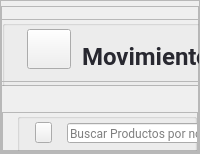
            <widget class="QWidget" name="page_movimientos">
             <layout class="QHBoxLayout" name="horizontalLayout_4">
              <property name="spacing">
               <number>0</number>
              </property>
              <property name="leftMargin">
               <number>0</number>
              </property>
              <property name="topMargin">
               <number>0</number>
              </property>
              <property name="rightMargin">
               <number>0</number>
              </property>
              <property name="bottomMargin">
               <number>0</number>
              </property>
              <item>
               <widget class="QFrame" name="container_mov_2">
                <property name="frameShape">
                 <enum>QFrame::StyledPanel</enum>
                </property>
                <property name="frameShadow">
                 <enum>QFrame::Raised</enum>
                </property>
                <layout class="QVBoxLayout" name="verticalLayout_27" stretch="0,0,0">
                 <property name="spacing">
                  <number>0</number>
                 </property>
                 <property name="leftMargin">
                  <number>0</number>
                 </property>
                 <property name="topMargin">
                  <number>0</number>
                 </property>
                 <property name="rightMargin">
                  <number>0</number>
                 </property>
                 <property name="bottomMargin">
                  <number>0</number>
                 </property>
                 <item>
                  <widget class="QFrame" name="top_frame_mov_2">
                   <property name="minimumSize">
                    <size>
                     <width>1</width>
                     <height>80</height>
                    </size>
                   </property>
                   <property name="maximumSize">
                    <size>
                     <width>387</width>
                     <height>70</height>
                    </size>
                   </property>
                   <property name="frameShape">
                    <enum>QFrame::StyledPanel</enum>
                   </property>
                   <property name="frameShadow">
                    <enum>QFrame::Raised</enum>
                   </property>
                   <widget class="QFrame" name="frame_12">
                    <property name="geometry">
                     <rect>
                      <x>0</x>
                      <y>13</y>
                      <width>431</width>
                      <height>70</height>
                     </rect>
                    </property>
                    <property name="minimumSize">
                     <size>
                      <width>354</width>
                      <height>70</height>
                     </size>
                    </property>
                    <property name="maximumSize">
                     <size>
                      <width>16777215</width>
                      <height>50</height>
                     </size>
                    </property>
                    <property name="frameShape">
                     <enum>QFrame::StyledPanel</enum>
                    </property>
                    <property name="frameShadow">
                     <enum>QFrame::Raised</enum>
                    </property>
                    <layout class="QVBoxLayout" name="verticalLayout_29">
                     <property name="spacing">
                      <number>0</number>
                     </property>
                     <property name="leftMargin">
                      <number>0</number>
                     </property>
                     <property name="topMargin">
                      <number>0</number>
                     </property>
                     <property name="rightMargin">
                      <number>0</number>
                     </property>
                     <property name="bottomMargin">
                      <number>0</number>
                     </property>
                     <item>
                      <widget class="QGroupBox" name="groupBox_8">
                       <property name="minimumSize">
                        <size>
                         <width>384</width>
                         <height>0</height>
                        </size>
                       </property>
                       <property name="title">
                        <string/>
                       </property>
                       <widget class="QLabel" name="label_27">
                        <property name="geometry">
                         <rect>
                          <x>80</x>
                          <y>10</y>
                          <width>152</width>
                          <height>52</height>
                         </rect>
                        </property>
                        <property name="minimumSize">
                         <size>
                          <width>152</width>
                          <height>0</height>
                         </size>
                        </property>
                        <property name="maximumSize">
                         <size>
                          <width>120</width>
                          <height>16777215</height>
                         </size>
                        </property>
                        <property name="font">
                         <font>
                          <family>Roboto</family>
                          <pointsize>18</pointsize>
                          <weight>75</weight>
                          <bold>true</bold>
                         </font>
                        </property>
                        <property name="styleSheet">
                         <string notr="true">color: #282830 ;
</string>
                        </property>
                        <property name="text">
                         <string>Movimientos</string>
                        </property>
                        <property name="alignment">
                         <set>Qt::AlignLeading|Qt::AlignLeft|Qt::AlignVCenter</set>
                        </property>
                       </widget>
                       <widget class="QPushButton" name="pushButton_16">
                        <property name="geometry">
                         <rect>
                          <x>20</x>
                          <y>9</y>
                          <width>49</width>
                          <height>40</height>
                         </rect>
                        </property>
                        <property name="maximumSize">
                         <size>
                          <width>60</width>
                          <height>60</height>
                         </size>
                        </property>
                        <property name="styleSheet">
                         <string notr="true">margin-left:5px</string>
                        </property>
                        <property name="text">
                         <string/>
                        </property>
                        <property name="icon">
                         <iconset resource="img/img_oficiales.qrc">
                          <normaloff>:/img/trading.png</normaloff>:/img/trading.png</iconset>
                        </property>
                        <property name="iconSize">
                         <size>
                          <width>40</width>
                          <height>40</height>
                         </size>
                        </property>
                       </widget>
                       <widget class="QPushButton" name="btn_movimiento">
                        <property name="geometry">
                         <rect>
                          <x>230</x>
                          <y>23</y>
                          <width>35</width>
                          <height>26</height>
                         </rect>
                        </property>
                        <property name="minimumSize">
                         <size>
                          <width>0</width>
                          <height>26</height>
                         </size>
                        </property>
                        <property name="maximumSize">
                         <size>
                          <width>39</width>
                          <height>16777215</height>
                         </size>
                        </property>
                        <property name="font">
                         <font>
                          <family>Roboto</family>
                          <pointsize>9</pointsize>
                          <weight>75</weight>
                          <bold>true</bold>
                         </font>
                        </property>
                        <property name="cursor">
                         <cursorShape>PointingHandCursor</cursorShape>
                        </property>
                        <property name="styleSheet">
                         <string notr="true">QPushButton{
background-color: rgb(71, 71, 103);
color:#fff;
border-radius: 5px;
}

QPushButton:hover{
background-color: rgba(71, 71, 103,180);

}</string>
                        </property>
                        <property name="text">
                         <string/>
                        </property>
                        <property name="icon">
                         <iconset resource="img/img_oficiales.qrc">
                          <normaloff>:/img/plus.png</normaloff>:/img/plus.png</iconset>
                        </property>
                        <property name="iconSize">
                         <size>
                          <width>13</width>
                          <height>13</height>
                         </size>
                        </property>
                       </widget>
                      </widget>
                     </item>
                    </layout>
                   </widget>
                  </widget>
                 </item>
                 <item>
                  <widget class="QFrame" name="mid_mov_2">
                   <property name="maximumSize">
                    <size>
                     <width>16777215</width>
                     <height>70</height>
                    </size>
                   </property>
                   <property name="frameShape">
                    <enum>QFrame::StyledPanel</enum>
                   </property>
                   <property name="frameShadow">
                    <enum>QFrame::Raised</enum>
                   </property>
                   <layout class="QVBoxLayout" name="verticalLayout_30">
                    <property name="spacing">
                     <number>0</number>
                    </property>
                    <property name="leftMargin">
                     <number>0</number>
                    </property>
                    <property name="topMargin">
                     <number>30</number>
                    </property>
                    <property name="rightMargin">
                     <number>0</number>
                    </property>
                    <property name="bottomMargin">
                     <number>0</number>
                    </property>
                    <item alignment="Qt::AlignBottom">
                     <widget class="QFrame" name="frame_21">
                      <property name="minimumSize">
                       <size>
                        <width>0</width>
                        <height>50</height>
                       </size>
                      </property>
                      <property name="maximumSize">
                       <size>
                        <width>16777215</width>
                        <height>50</height>
                       </size>
                      </property>
                      <property name="frameShape">
                       <enum>QFrame::StyledPanel</enum>
                      </property>
                      <property name="frameShadow">
                       <enum>QFrame::Raised</enum>
                      </property>
                      <layout class="QVBoxLayout" name="verticalLayout_31">
                       <property name="spacing">
                        <number>0</number>
                       </property>
                       <property name="leftMargin">
                        <number>0</number>
                       </property>
                       <property name="topMargin">
                        <number>0</number>
                       </property>
                       <property name="rightMargin">
                        <number>0</number>
                       </property>
                       <property name="bottomMargin">
                        <number>0</number>
                       </property>
                       <item>
                        <widget class="QGroupBox" name="groupBox_9">
                         <property name="minimumSize">
                          <size>
                           <width>0</width>
                           <height>50</height>
                          </size>
                         </property>
                         <property name="styleSheet">
                          <string notr="true">margin-left: 14px</string>
                         </property>
                         <property name="title">
                          <string/>
                         </property>
                         <widget class="QPushButton" name="pushButton_18">
                          <property name="geometry">
                           <rect>
                            <x>18</x>
                            <y>9</y>
                            <width>31</width>
                            <height>21</height>
                           </rect>
                          </property>
                          <property name="minimumSize">
                           <size>
                            <width>0</width>
                            <height>21</height>
                           </size>
                          </property>
                          <property name="cursor">
                           <cursorShape>PointingHandCursor</cursorShape>
                          </property>
                          <property name="text">
                           <string/>
                          </property>
                          <property name="icon">
                           <iconset resource="img/img_oficiales.qrc">
                            <normaloff>:/img/LupaB.png</normaloff>:/img/LupaB.png</iconset>
                          </property>
                          <property name="iconSize">
                           <size>
                            <width>52</width>
                            <height>82</height>
                           </size>
                          </property>
                         </widget>
                         <widget class="QLineEdit" name="lineEdit_5">
                          <property name="geometry">
                           <rect>
                            <x>50</x>
                            <y>10</y>
                            <width>301</width>
                            <height>20</height>
                           </rect>
                          </property>
                          <property name="minimumSize">
                           <size>
                            <width>0</width>
                            <height>20</height>
                           </size>
                          </property>
                          <property name="styleSheet">
                           <string notr="true">font-family: Roboto;
</string>
                          </property>
                          <property name="text">
                           <string/>
                          </property>
                          <property name="placeholderText">
                           <string>Buscar Productos por nombre o palabra clave</string>
                          </property>
                         </widget>
                        </widget>
                       </item>
                      </layout>
                     </widget>
                    </item>
                   </layout>
                  </widget>
                 </item>
                 <item>
                  <widget class="QFrame" name="bottom_mov_2">
                   <property name="frameShape">
                    <enum>QFrame::StyledPanel</enum>
                   </property>
                   <property name="frameShadow">
                    <enum>QFrame::Raised</enum>
                   </property>
                   <layout class="QVBoxLayout" name="verticalLayout_32">
                    <property name="spacing">
                     <number>0</number>
                    </property>
                    <property name="leftMargin">
                     <number>0</number>
                    </property>
                    <property name="topMargin">
                     <number>0</number>
                    </property>
                    <property name="rightMargin">
                     <number>0</number>
                    </property>
                    <property name="bottomMargin">
                     <number>0</number>
                    </property>
                    <item>
                     <widget class="QFrame" name="frame_22">
                      <property name="frameShape">
                       <enum>QFrame::StyledPanel</enum>
                      </property>
                      <property name="frameShadow">
                       <enum>QFrame::Raised</enum>
                      </property>
                      <widget class="QTableWidget" name="tableWidget_movimientos_2">
                       <property name="geometry">
                        <rect>
                         <x>40</x>
                         <y>50</y>
                         <width>921</width>
                         <height>371</height>
                        </rect>
                       </property>
                       <property name="cursor" stdset="0">
                        <cursorShape>PointingHandCursor</cursorShape>
                       </property>
                       <property name="styleSheet">
                        <string notr="true">QTableWidget{
font-size: 11pt;
margin-top:15px;
color: #000;
font-family: Roboto;
text-align:center;
}
QHeaderView::section {
    background-color: #394353;
	border-radius: 11px;
	color:#fff;
    font-size: 9pt;
	font-family:Roboto;
    border-left: 1px solid #394353;

}

QHeaderView::section:horizontal
{
    border-top: 1px solid #394353;

}

QHeaderView::section:vertical
{

    border-left: 1px solid #394353;
}</string>
                       </property>
                       <property name="editTriggers">
                        <set>QAbstractItemView::NoEditTriggers</set>
                       </property>
                       <property name="showGrid">
                        <bool>false</bool>
                       </property>
                       <attribute name="horizontalHeaderVisible">
                        <bool>false</bool>
                       </attribute>
                       <attribute name="horizontalHeaderCascadingSectionResizes">
                        <bool>true</bool>
                       </attribute>
                       <attribute name="horizontalHeaderDefaultSectionSize">
                        <number>135</number>
                       </attribute>
                       <attribute name="horizontalHeaderShowSortIndicator" stdset="0">
                        <bool>true</bool>
                       </attribute>
                       <attribute name="horizontalHeaderStretchLastSection">
                        <bool>true</bool>
                       </attribute>
                       <attribute name="verticalHeaderVisible">
                        <bool>false</bool>
                       </attribute>
                       <attribute name="verticalHeaderDefaultSectionSize">
                        <number>41</number>
                       </attribute>
                       <row>
                        <property name="text">
                         <string>New Row</string>
                        </property>
                       </row>
                       <row>
                        <property name="text">
                         <string>New Row</string>
                        </property>
                       </row>
                       <row>
                        <property name="text">
                         <string>New Row</string>
                        </property>
                       </row>
                       <row>
                        <property name="text">
                         <string>New Row</string>
                        </property>
                       </row>
                       <column>
                        <property name="text">
                         <string>New Column</string>
                        </property>
                       </column>
                       <column>
                        <property name="text">
                         <string>New Column</string>
                        </property>
                       </column>
                       <column>
                        <property name="text">
                         <string>New Column</string>
                        </property>
                       </column>
                       <column>
                        <property name="text">
                         <string>New Column</string>
                        </property>
                       </column>
                       <column>
                        <property name="text">
                         <string>New Column</string>
                        </property>
                       </column>
                       <column>
                        <property name="text">
                         <string>New Column</string>
                        </property>
                       </column>
                       <item row="0" column="0">
                        <property name="text">
                         <string>aa</string>
                        </property>
                       </item>
                       <item row="0" column="1">
                        <property name="text">
                         <string>aa</string>
                        </property>
                       </item>
                       <item row="0" column="2">
                        <property name="text">
                         <string>SZSAAS</string>
                        </property>
                       </item>
                       <item row="0" column="3">
                        <property name="text">
                         <string>SSAASS</string>
                        </property>
                       </item>
                       <item row="0" column="4">
                        <property name="text">
                         <string>aaaaa</string>
                        </property>
                       </item>
                       <item row="0" column="5">
                        <property name="text">
                         <string>aaaaaaa</string>
                        </property>
                       </item>
                       <item row="1" column="2">
                        <property name="text">
                         <string>aaaaaaaaaaa</string>
                        </property>
                       </item>
                       <item row="1" column="3">
                        <property name="text">
                         <string>aaaaaaaaaaaaa</string>
                        </property>
                       </item>
                       <item row="1" column="4">
                        <property name="text">
                         <string>aaaaaaaaa</string>
                        </property>
                       </item>
                       <item row="1" column="5">
                        <property name="text">
                         <string>aaaaaaaaaa</string>
                        </property>
                       </item>
                      </widget>
                      <widget class="QFrame" name="frame_23">
                       <property name="geometry">
                        <rect>
                         <x>29</x>
                         <y>9</y>
                         <width>831</width>
                         <height>41</height>
                        </rect>
                       </property>
                       <property name="minimumSize">
                        <size>
                         <width>56</width>
                         <height>41</height>
                        </size>
                       </property>
                       <property name="styleSheet">
                        <string notr="true">background-color: rgb(232, 232, 232);
border-radius:15px;</string>
                       </property>
                       <property name="frameShape">
                        <enum>QFrame::StyledPanel</enum>
                       </property>
                       <property name="frameShadow">
                        <enum>QFrame::Raised</enum>
                       </property>
                       <widget class="QLabel" name="label_28">
                        <property name="geometry">
                         <rect>
                          <x>20</x>
                          <y>10</y>
                          <width>47</width>
                          <height>18</height>
                         </rect>
                        </property>
                        <property name="font">
                         <font>
                          <family>Roboto</family>
                          <pointsize>11</pointsize>
                          <weight>75</weight>
                          <bold>true</bold>
                         </font>
                        </property>
                        <property name="styleSheet">
                         <string notr="true">background: none;
color: #282830 ;
</string>
                        </property>
                        <property name="text">
                         <string>Código</string>
                        </property>
                       </widget>
                       <widget class="QLabel" name="label_29">
                        <property name="geometry">
                         <rect>
                          <x>130</x>
                          <y>10</y>
                          <width>79</width>
                          <height>18</height>
                         </rect>
                        </property>
                        <property name="font">
                         <font>
                          <family>Roboto</family>
                          <pointsize>11</pointsize>
                          <weight>75</weight>
                          <bold>true</bold>
                         </font>
                        </property>
                        <property name="styleSheet">
                         <string notr="true">background: none;
color: #282830 ;

</string>
                        </property>
                        <property name="text">
                         <string>Descripción</string>
                        </property>
                       </widget>
                       <widget class="QLabel" name="label_30">
                        <property name="geometry">
                         <rect>
                          <x>410</x>
                          <y>10</y>
                          <width>132</width>
                          <height>18</height>
                         </rect>
                        </property>
                        <property name="font">
                         <font>
                          <family>Roboto</family>
                          <pointsize>11</pointsize>
                          <weight>75</weight>
                          <bold>true</bold>
                         </font>
                        </property>
                        <property name="styleSheet">
                         <string notr="true">background: none;
color: #282830 ;
</string>
                        </property>
                        <property name="text">
                         <string>Tipo de Movimiento</string>
                        </property>
                       </widget>
                       <widget class="QLabel" name="label_32">
                        <property name="geometry">
                         <rect>
                          <x>690</x>
                          <y>10</y>
                          <width>71</width>
                          <height>18</height>
                         </rect>
                        </property>
                        <property name="font">
                         <font>
                          <family>Roboto</family>
                          <pointsize>11</pointsize>
                          <weight>75</weight>
                          <bold>true</bold>
                         </font>
                        </property>
                        <property name="styleSheet">
                         <string notr="true">background: none;
color: #282830 ;
text-align:left;
</string>
                        </property>
                        <property name="text">
                         <string> Motivo</string>
                        </property>
                       </widget>
                       <widget class="QLabel" name="label_31">
                        <property name="geometry">
                         <rect>
                          <x>570</x>
                          <y>10</y>
                          <width>80</width>
                          <height>18</height>
                         </rect>
                        </property>
                        <property name="font">
                         <font>
                          <family>Roboto</family>
                          <pointsize>11</pointsize>
                          <weight>75</weight>
                          <bold>true</bold>
                         </font>
                        </property>
                        <property name="styleSheet">
                         <string notr="true">background: none;
color: #282830 ;
</string>
                        </property>
                        <property name="text">
                         <string> Fecha </string>
                        </property>
                       </widget>
                       <widget class="QLabel" name="label_33">
                        <property name="geometry">
                         <rect>
                          <x>280</x>
                          <y>10</y>
                          <width>61</width>
                          <height>18</height>
                         </rect>
                        </property>
                        <property name="font">
                         <font>
                          <family>Roboto</family>
                          <pointsize>11</pointsize>
                          <weight>75</weight>
                          <bold>true</bold>
                         </font>
                        </property>
                        <property name="styleSheet">
                         <string notr="true">background: none;
color: #282830 ;

</string>
                        </property>
                        <property name="text">
                         <string>Cantidad</string>
                        </property>
                       </widget>
                      </widget>
                      <widget class="QPushButton" name="btn_actualizarMov">
                       <property name="geometry">
                        <rect>
                         <x>870</x>
                         <y>20</y>
                         <width>31</width>
                         <height>21</height>
                        </rect>
                       </property>
                       <property name="minimumSize">
                        <size>
                         <width>0</width>
                         <height>21</height>
                        </size>
                       </property>
                       <property name="cursor">
                        <cursorShape>PointingHandCursor</cursorShape>
                       </property>
                       <property name="text">
                        <string/>
                       </property>
                       <property name="icon">
                        <iconset resource="img/img_oficiales.qrc">
                         <normaloff>:/img/refresh.png</normaloff>:/img/refresh.png</iconset>
                       </property>
                       <property name="iconSize">
                        <size>
                         <width>33</width>
                         <height>16</height>
                        </size>
                       </property>
                      </widget>
                     </widget>
                    </item>
                   </layout>
                  </widget>
                 </item>
                </layout>
               </widget>
              </item>
             </layout>
            </widget>
